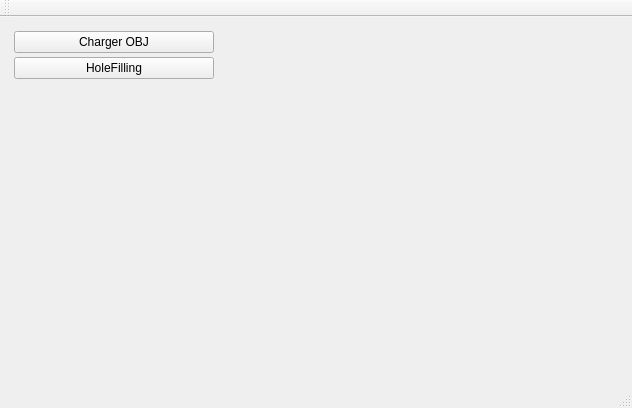
<?xml version="1.0" encoding="UTF-8"?>
<ui version="4.0">
 <class>MainWindow</class>
 <widget class="QMainWindow" name="MainWindow">
  <property name="geometry">
   <rect>
    <x>0</x>
    <y>0</y>
    <width>632</width>
    <height>408</height>
   </rect>
  </property>
  <property name="windowTitle">
   <string>MainWindow</string>
  </property>
  <widget class="QWidget" name="centralWidget">
   <layout class="QHBoxLayout" name="horizontalLayout">
    <item>
     <widget class="QWidget" name="widget_2" native="true">
      <property name="sizePolicy">
       <sizepolicy hsizetype="Maximum" vsizetype="Preferred">
        <horstretch>150</horstretch>
        <verstretch>0</verstretch>
       </sizepolicy>
      </property>
      <property name="minimumSize">
       <size>
        <width>150</width>
        <height>0</height>
       </size>
      </property>
      <layout class="QVBoxLayout" name="verticalLayout">
       <property name="spacing">
        <number>4</number>
       </property>
       <property name="leftMargin">
        <number>3</number>
       </property>
       <property name="topMargin">
        <number>3</number>
       </property>
       <property name="rightMargin">
        <number>3</number>
       </property>
       <property name="bottomMargin">
        <number>3</number>
       </property>
       <item>
        <widget class="QPushButton" name="pushButton_chargement">
         <property name="minimumSize">
          <size>
           <width>200</width>
           <height>0</height>
          </size>
         </property>
         <property name="text">
          <string>Charger OBJ</string>
         </property>
        </widget>
       </item>
       <item>
        <widget class="QPushButton" name="pushButton_Holefilling">
         <property name="text">
          <string>HoleFilling</string>
         </property>
        </widget>
       </item>
       <item>
        <spacer name="verticalSpacer">
         <property name="orientation">
          <enum>Qt::Vertical</enum>
         </property>
         <property name="sizeHint" stdset="0">
          <size>
           <width>20</width>
           <height>40</height>
          </size>
         </property>
        </spacer>
       </item>
      </layout>
     </widget>
    </item>
    <item>
     <widget class="MeshViewerWidget" name="displayWidget" native="true"/>
    </item>
   </layout>
  </widget>
  <widget class="QMenuBar" name="menuBar">
   <property name="geometry">
    <rect>
     <x>0</x>
     <y>0</y>
     <width>632</width>
     <height>21</height>
    </rect>
   </property>
  </widget>
  <widget class="QToolBar" name="mainToolBar">
   <attribute name="toolBarArea">
    <enum>TopToolBarArea</enum>
   </attribute>
   <attribute name="toolBarBreak">
    <bool>false</bool>
   </attribute>
  </widget>
  <widget class="QStatusBar" name="statusBar"/>
 </widget>
 <layoutdefault spacing="6" margin="11"/>
 <customwidgets>
  <customwidget>
   <class>MeshViewerWidget</class>
   <extends>QWidget</extends>
   <header location="global">meshviewerwidget.h</header>
   <container>1</container>
  </customwidget>
 </customwidgets>
 <resources/>
 <connections/>
</ui>
